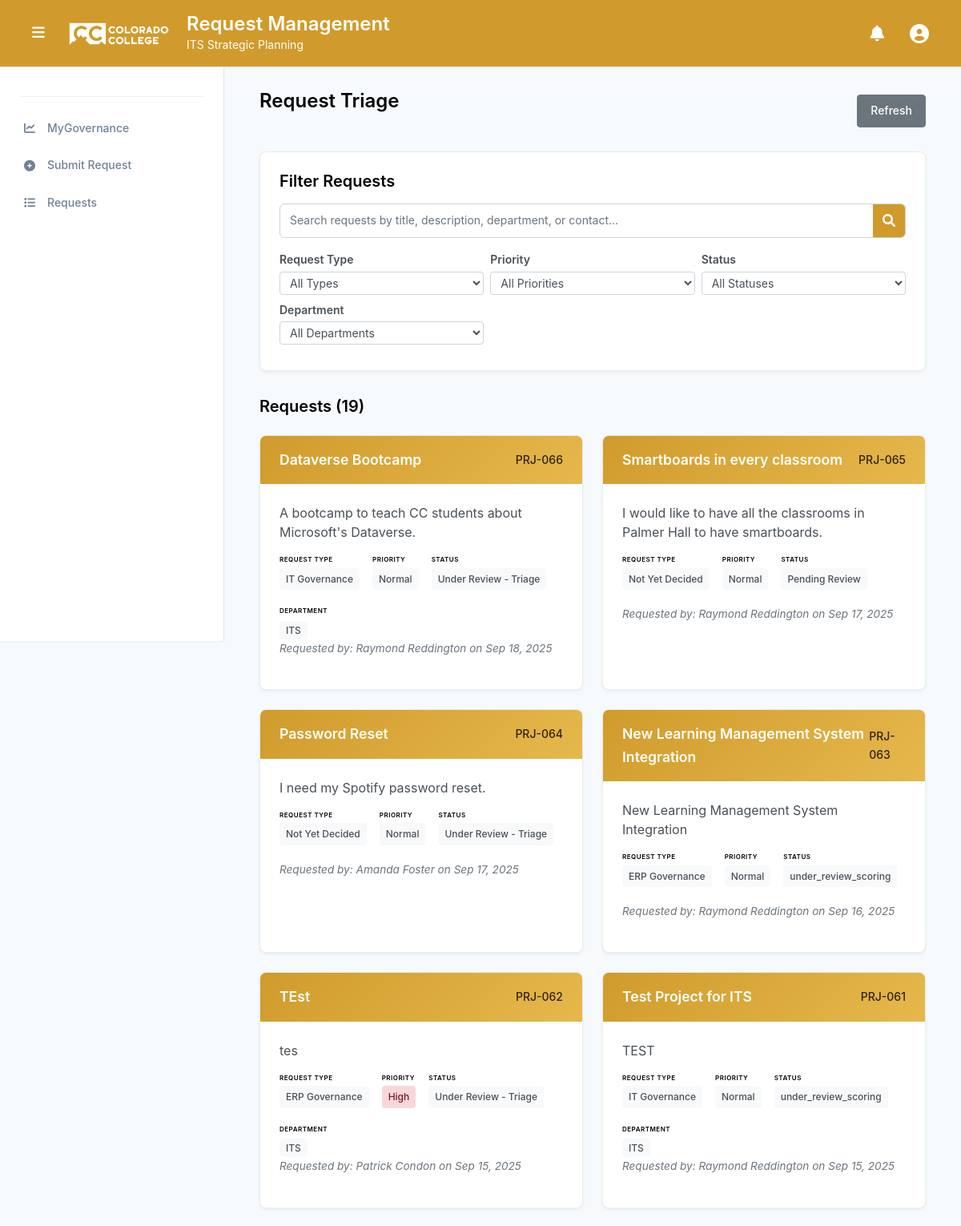
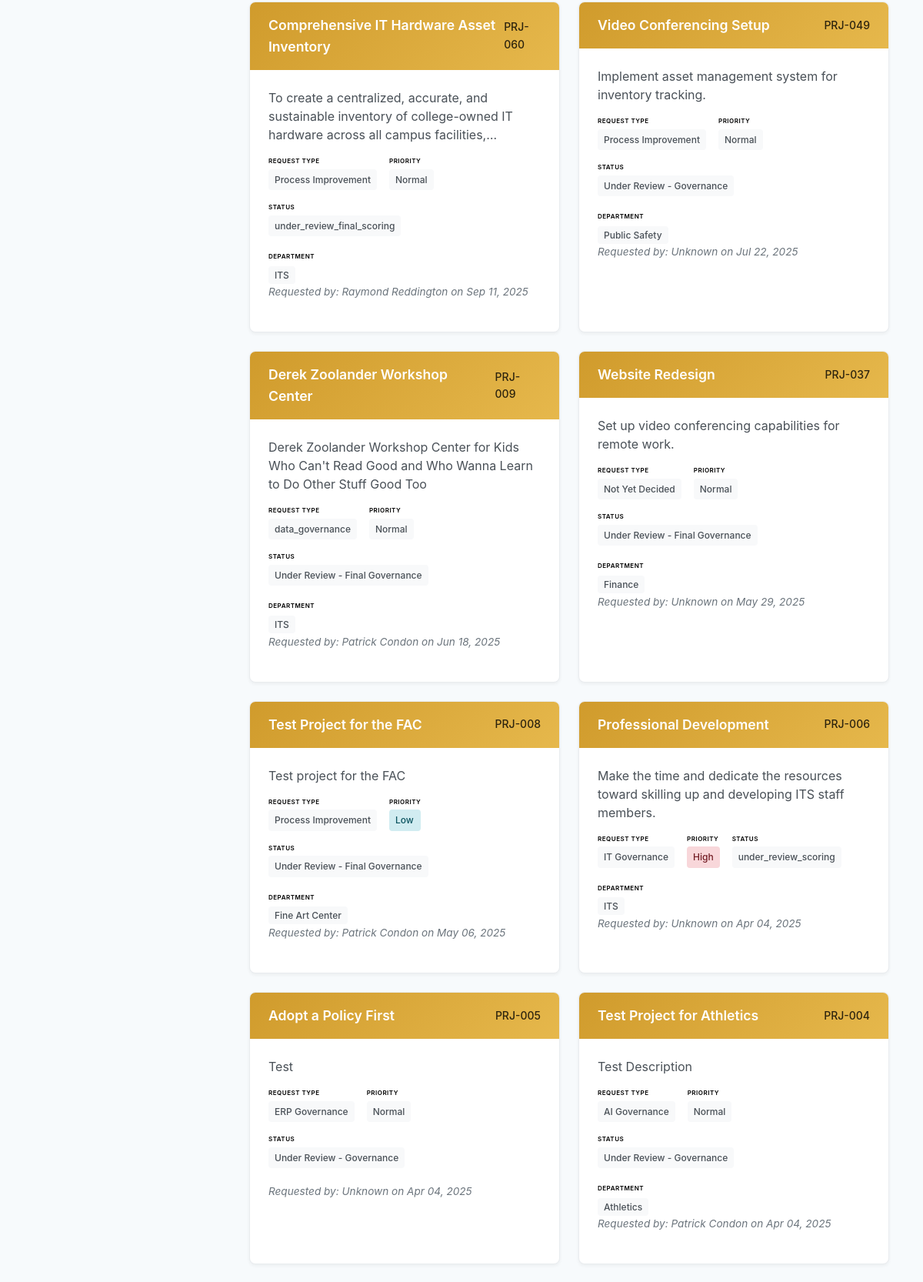
The app's page /triage/ (signed in, upper part) with its own data (2 pictures, top to bottom).
### projects/models.py (models this page shows, shortened)
class Project(models.Model):
    STATUS_CHOICES = [
        ('pending', 'Pending Review'),
        ('approved', 'Approved'),
        ('rejected', 'Rejected'),
        ('under_review_triage', 'Under Review - Triage'),
        ('under_review_governance', 'Under Review - Governance'),
        ('under_review_final_governance', 'Under Review - Final Governance'),
        ('completed', 'Completed'),
        ('archived', 'Archived'),
        ('on_hold', 'On Hold'),
        ('cancelled', 'Cancelled'),
    ]
    STAGE_CHOICES = [
        ('Pending_Review', 'Pending Review'),
        ('Under_Review_Triage', 'Under Review - Triage'),
        ('Under_Review_governance', 'Under Review - Governance'),
        ('Under_Review_Final_governance', 'Under Review - Final Governance'),
        ('Governance_Closure', 'Governance Closed'),
        ('Deleted', 'Deleted'),
    ]
    PRIORITY_CHOICES = [
        ('Low', 'Low'),
        ('Normal', 'Normal'),
        ('High', 'High'),
        ('Top', 'Top'),
    ]
    FINAL_PRIORITY_CHOICES = [
        (1, 'Low'),
        (2, 'Medium'),
        (3, 'High'),
    ]
    PROJECT_TYPE_CHOICES = [
        ('not_yet_decided', 'Not Yet Decided'),
        ('process_improvement', 'Process Improvement'),
        ('it_governance', 'IT Governance'),
        ('erp_governance', 'ERP Governance'),
        ('ai_governance', 'AI Governance'),
    ]
    title = models.CharField(max_length=200)
    description = models.TextField()
    project_type = models.CharField(
        max_length=20,
        choices=PROJECT_TYPE_CHOICES,
        default='not_yet_decided',
        verbose_name="Request Type",
        help_text="Type of request submission"
    )
    submitted_by = models.ForeignKey(User, on_delete=models.CASCADE, null=True, blank=True)
    submission_date = models.DateTimeField(default=timezone.now)
    status = models.CharField(max_length=30, choices=STATUS_CHOICES, default='pending')
    stage = models.CharField(max_length=30, choices=STAGE_CHOICES, default='Pending_Review', help_text="Current stage of the project")
    budget = models.DecimalField(max_digits=10, decimal_places=2, null=True, blank=True)
    start_date = models.DateField(null=True, blank=True)
    end_date = models.DateField(null=True, blank=True)
    department = models.CharField(max_length=100, null=True, blank=True)
    contact_person = models.CharField(max_length=100, null=True, blank=True)
    contact_email = models.EmailField(null=True, blank=True)
    contact_phone = models.CharField(max_length=20, null=True, blank=True)
    triage_notes = models.TextField(blank=True, null=True)
    priority = models.CharField(max_length=10, choices=PRIORITY_CHOICES, default='Normal')
    scoring_notes = models.TextField(blank=True, null=True, help_text="Notes related to project scoring or evaluation")
    final_priority = models.IntegerField(null=True, blank=True, help_text="Project ranking (lower number = higher priority)")
    final_score = models.FloatField(null=True, blank=True, help_text="Final score")
    strategic_alignment = models.IntegerField(null=True, blank=True, help_text="Strategic alignment score (1-5)")
    cost_benefit = models.IntegerField(null=True, blank=True, help_text="Cost benefit score (1-5)")
    user_impact = models.IntegerField(null=True, blank=True, help_text="User impact and adoption score (1-5)")
    ease_of_implementation = models.IntegerField(null=True, blank=True, help_text="Ease of implementation score (1-5)")
    vendor_reputation_support = models.IntegerField(null=True, blank=True, help_text="Vendor reputation and support score (1-5)")
    security_compliance = models.IntegerField(null=True, blank=True, help_text="Security and compliance score (1-5)")
    student_centered = models.IntegerField(null=True, blank=True, help_text="Student-centered score (1-5)")
    @property
    def formatted_id(self):
        return f"PRJ-{self.id:03d}"
    class Meta:
        ordering = ['-submission_date']
        db_table = 'project_requests'

### projects/views.py (the view, shortened to what this page needs)
# urls.py: path('triage/', views.project_triage, name='project_triage'),
@login_required
@user_passes_test(lambda u: is_triage_user(u) or is_triage_lead_user(u))
def project_triage(request):
    search_query = request.GET.get('search', '')
    type_filter = request.GET.get('type', '')
    priority_filter = request.GET.get('priority', '')
    status_filter = request.GET.get('status', '')
    stage_filter = request.GET.get('stage', '')
    department_filter = request.GET.get('department', '')
    projects = Project.objects.all().exclude(
        stage='Governance_Closure'
    ).select_related('submitted_by').order_by('-submission_date')
    if type_filter:
        projects = projects.filter(project_type=type_filter)
    if priority_filter:
        projects = projects.filter(priority=priority_filter)
    if status_filter:
        projects = projects.filter(status=status_filter)
    if stage_filter:
        projects = projects.filter(stage=stage_filter)
    if department_filter:
        projects = projects.filter(department=department_filter)
    filtered_projects = projects
    available_types = filtered_projects.values_list('project_type', flat=True).distinct()
    project_types = [(t[0], t[1]) for t in Project.PROJECT_TYPE_CHOICES if t[0] in available_types]
    available_priorities = filtered_projects.values_list('priority', flat=True).distinct()
    priorities = [p for p in ['Top', 'High', 'Normal', 'Low'] if p in available_priorities]
    available_statuses = filtered_projects.values_list('status', flat=True).distinct()
    status_choices = [(s[0], s[1]) for s in Project.STATUS_CHOICES if s[0] in available_statuses]
    available_stages = filtered_projects.values_list('stage', flat=True).distinct()
    stage_choices = [(s[0], s[1]) for s in Project.STAGE_CHOICES if s[0] in available_stages]
    departments = filtered_projects.exclude(department='').values_list('department', flat=True).distinct().order_by('department')
    context = {
        'projects': projects,
        'search_query': search_query,
        'type_filter': type_filter,
        'priority_filter': priority_filter,
        'status_filter': status_filter,
        'stage_filter': stage_filter,
        'department_filter': department_filter,
        'project_types': project_types,
        'priorities': priorities,
        'status_choices': status_choices,
        'stage_choices': stage_choices,
        'departments': departments,
    }
    return render(request, 'projects/triage.html', context)

### projects/views.py (called while the page is built)
def is_triage_user(user):
    return user.is_staff or user.groups.filter(name='Triage Group').exists()

### projects/templates/projects/triage.html (shortened to what this page needs)
{% extends 'base_cc.html' %}
{% load static %}
{% block content %}
<div class="container">
    <div class="d-flex justify-content-between align-items-center mb-4">
        <div class="cc-triage-header">
            <h3>Request Triage</h3>
        </div>
        <div class="d-flex gap-2">
            <button id="refreshButton" class="cc-btn-secondary" onclick="refreshProjects()">
                Refresh
            </button>
        </div>
    </div>
    <div class="cc-filters-section">
        <div class="cc-filters-header">
            <h3>Filter Requests</h3>
        </div>
        <div class="cc-search-section mb-3">
            <form method="get" class="cc-search-form">
                <div class="cc-search-container">
                    <input type="text"
                           name="search"
                           class="cc-search-input"
                           placeholder="Search requests by title, description, department, or contact..."
                           value="{{ search_query|default:'' }}">
                    <button type="submit" class="cc-search-btn">
                        <i class="fas fa-search"></i>
                    </button>
                </div>
            </form>
        </div>
        <form method="get" class="cc-filters-form">
            <div class="cc-filters-grid">
                <div class="cc-filter-group">
                    <label class="cc-filter-label">Request Type</label>
                    <select name="type" class="cc-filter-select" onchange="this.form.submit()">
                        <option value="">All Types</option>
                    </select>
                </div>
                <div class="cc-filter-group">
                    <label class="cc-filter-label">Priority</label>
                    <select name="priority" class="cc-filter-select" onchange="this.form.submit()">
                        <option value="">All Priorities</option>
                    </select>
                </div>
                <div class="cc-filter-group">
                    <label class="cc-filter-label">Status</label>
                    <select name="status" class="cc-filter-select" onchange="this.form.submit()">
                        <option value="">All Statuses</option>
                    </select>
                </div>
                <div class="cc-filter-group">
                    <label class="cc-filter-label">Department</label>
                    <select name="department" class="cc-filter-select" onchange="this.form.submit()">
                        <option value="">All Departments</option>
                    </select>
                </div>
            </div>
        </form>
    </div>
    <div class="cc-projects-section">
        <div class="cc-projects-header">
            <h3>Requests ({{ projects|length }})</h3>
        </div>
        {% if projects %}
        <div class="cc-projects-grid">
            {% for project in projects %}
            <div class="cc-project-card" data-project-id="{{ project.id }}" style="cursor: pointer;">
                <div class="cc-project-header">
                    <div class="cc-project-title">{{ project.title }}</div>
                    <div class="cc-project-id">{{ project.formatted_id }}</div>
                </div>
                <div class="cc-project-body">
                    <div class="cc-project-description">
                        {{ project.description|truncatechars:120 }}
                    </div>
                    <div class="cc-project-meta">
                        <div class="cc-meta-section">
                            <div class="cc-meta-title">Request Type</div>
                            <span class="cc-meta-item">{{ project.get_project_type_display }}</span>
                        </div>
                        <div class="cc-meta-section">
                            <div class="cc-meta-title">Priority</div>
                            <span class="cc-meta-item cc-priority-{{ project.priority|lower }}">{{ project.priority }}</span>
                        </div>
                        <div class="cc-meta-section">
                            <div class="cc-meta-title">Status</div>
                            <span class="cc-meta-item">{{ project.get_status_display }}</span>
                        </div>
                    </div>
                    {% if project.department %}
                    <div class="cc-department-section">
                        <div class="cc-department-title">Department</div>
                        <span class="cc-meta-item">{{ project.department }}</span>
                    </div>
                    {% endif %}
                    <div class="cc-project-meta-requested">
                        Requested by:
                        {% if project.submitted_by %}
                            {{ project.submitted_by.get_full_name|default:project.submitted_by.username }}
                        {% else %}
                            Unknown
                        {% endif %}
                        on {{ project.submission_date|date:'M d, Y' }}
                    </div>
                </div>
            </div>
            {% endfor %}
        </div>
        {% else %}
        <div class="cc-empty-state">
            <h4>No requests found</h4>
            <p>Try adjusting your search criteria or filters.</p>
        </div>
        {% endif %}
    </div>
</div>
{% endblock %}

### templates/base_cc.html (style rules this page uses)
:root { --primary-color: #1a365d; --secondary-color: #2d3748; --accent-color: #3182ce; --success-color: #38a169; --warning-color: #d69e2e; --danger-color: #e53e3e; --light-gray: #f7fafc; --border-color: #e2e8f0; --text-primary: #2d3748; --text-secondary: #718096; --shadow-sm: 0 1px 2px 0 rgba(0, 0, 0, 0.05); --shadow-md: 0 4px 6px -1px rgba(0, 0, 0, 0.1); --shadow-lg: 0 10px 15px -3px rgba(0, 0, 0, 0.1); --radius: 8px; --sidebar-width: 280px; }
* { box-sizing: border-box; }
body { font-family: 'Inter', -apple-system, BlinkMacSystemFont, 'Segoe UI', Roboto, sans-serif; line-height: 1.6; color: var(--text-primary); background-color: var(--light-gray); margin: 0; padding: 0; }
.mb-3 { margin-bottom: 1rem; }
.mb-4 { margin-bottom: 1.5rem; }
.d-flex { display: flex; }
.gap-2 { gap: 0.5rem; }

### projects/templates/projects/triage.html (style rules this page uses)
.cc-triage-header h3 { color: #000000; font-size: 1.5rem; font-weight: 600; margin-bottom: 24px; }
.cc-filters-section { background: white; border: 1px solid #e9ecef; border-radius: 8px; padding: 1.5rem; margin-bottom: 2rem; box-shadow: 0 2px 4px rgba(0, 0, 0, 0.05); }
.cc-filters-header { margin-bottom: 1rem; }
.cc-filters-header h3 { color: #000000; font-size: 1.25rem; font-weight: 600; margin-bottom: 0; }
.cc-filters-form { margin-bottom: 0; }
.cc-filters-grid { display: grid; grid-template-columns: repeat(auto-fit, minmax(200px, 1fr)); gap: 8px; margin-bottom: 8px; }
.cc-filter-group { display: flex; flex-direction: column; }
.cc-filter-label { font-size: 0.875rem; font-weight: 600; color: #495057; margin-bottom: 3px; }
.cc-filter-select { padding: 4px 8px; border: 1px solid #ced4da; border-radius: 4px; font-size: 0.875rem; background: white; color: #495057; transition: border-color 0.15s ease-in-out; }
.cc-search-section { margin-bottom: 1rem; }
.cc-search-container { display: flex; align-items: center; background: white; border: 1px solid #ced4da; border-radius: 6px; overflow: hidden; transition: border-color 0.15s ease-in-out; }
.cc-search-input { flex: 1; border: none; padding: 8px 12px; font-size: 0.875rem; color: #495057; background: transparent; }
.cc-search-input::placeholder { color: #6c757d; }
.cc-search-btn { background: #D09B2C; color: white; border: none; padding: 8px 12px; cursor: pointer; transition: background-color 0.15s ease-in-out; }
.cc-projects-section { margin-bottom: 2rem; }
.cc-projects-header { margin-bottom: 1.5rem; }
.cc-projects-header h3 { color: #000000; font-size: 1.25rem; font-weight: 600; margin-bottom: 0; }
.cc-projects-grid { display: grid; grid-template-columns: repeat(auto-fill, minmax(350px, 1fr)); gap: 1.5rem; }
.cc-project-card { background: white; border: 1px solid #e9ecef; border-radius: 8px; overflow: hidden; transition: all 0.2s ease-in-out; box-shadow: 0 2px 4px rgba(0, 0, 0, 0.05); cursor: pointer; }
.cc-project-header { background: linear-gradient(135deg, #D09B2C 0%, #E6B84C 100%); color: black; padding: 1rem 1.5rem; display: flex; justify-content: space-between; align-items: center; }
.cc-project-title { font-weight: 600; font-size: 1.1rem; margin: 0; color: white; }
.cc-project-id { font-size: 0.875rem; font-weight: 500; opacity: 0.8; color: black; }
.cc-project-body { padding: 1.5rem; }
.cc-project-description { color: #495057; margin-bottom: 1rem; line-height: 1.5; }
.cc-project-meta { display: flex; flex-wrap: wrap; gap: 16px; margin-bottom: 20px; }
.cc-meta-section { display: flex; flex-direction: column; gap: 4px; }
.cc-meta-title { font-size: 8px; font-weight: 600; color: #000000; text-transform: uppercase; letter-spacing: 0.5px; }
.cc-meta-item { background: #f8f9fa; color: #495057; padding: 0.25rem 0.5rem; border-radius: 4px; font-size: 0.75rem; font-weight: 500; }
.cc-priority-high { background: #f8d7da; color: #721c24; }
.cc-priority-low { background: #d1ecf1; color: #0c5460; }
.cc-department-section { margin-top: 12px; }
.cc-department-title { font-size: 8px; font-weight: 600; color: #000000; text-transform: uppercase; letter-spacing: 0.5px; margin-bottom: 4px; }
.cc-project-meta-requested { font-size: 0.85em; color: #6c757d; margin-bottom: 1rem; font-style: italic; }
.cc-btn-secondary { background: #6c757d; border: 1px solid #6c757d; color: white; padding: 0.5rem 1rem; border-radius: 4px; text-decoration: none; font-size: 0.875rem; font-weight: 500; transition: all 0.15s ease-in-out; }

### records on screen
Project: title "Dataverse Bootcamp", formatted_id "PRJ-066", description "A bootcamp to teach CC students about Microsoft's Dataverse.", project_type "IT Governance", priority "Normal", status "Under Review - Triage", department "ITS", submitted_by.get_full_name "Raymond Reddington", submission_date "Sep 18, 2025"
Project: title "Smartboards in every classroom", formatted_id "PRJ-065", description "I would like to have all the classrooms in Palmer Hall to have smartboards.", project_type "Not Yet Decided", priority "Normal", status "Pending Review", submitted_by.get_full_name "Raymond Reddington", submission_date "Sep 17, 2025"
Project: title "Password Reset", formatted_id "PRJ-064", description "I need my Spotify password reset.", project_type "Not Yet Decided", priority "Normal", status "Under Review - Triage", submitted_by.get_full_name "Amanda Foster", submission_date "Sep 17, 2025"
Project: title "New Learning Management System Integration", formatted_id "PRJ-063", description "New Learning Management System Integration", project_type "ERP Governance", priority "Normal", status "under_review_scoring", submitted_by.get_full_name "Raymond Reddington", submission_date "Sep 16, 2025"
Project: title "TEst", formatted_id "PRJ-062", description "tes", project_type "ERP Governance", priority "High", status "Under Review - Triage", department "ITS", submitted_by.get_full_name "Patrick Condon", submission_date "Sep 15, 2025"
Project: title "Test Project for ITS", formatted_id "PRJ-061", description "TEST", project_type "IT Governance", priority "Normal", status "under_review_scoring", department "ITS", submitted_by.get_full_name "Raymond Reddington", submission_date "Sep 15, 2025"
Project: title "Comprehensive IT Hardware Asset Inventory", formatted_id "PRJ-060", description "To create a centralized, accurate, and sustainable inventory of college-owned IT hardware across all campus facilities,…", project_type "Process Improvement", priority "Normal", status "under_review_final_scoring", department "ITS", submitted_by.get_full_name "Raymond Reddington", submission_date "Sep 11, 2025"
Project: title "Video Conferencing Setup", formatted_id "PRJ-049", description "Implement asset management system for inventory tracking.", project_type "Process Improvement", priority "Normal", status "Under Review - Governance", department "Public Safety", shows "Unknown", submission_date "Jul 22, 2025"
Project: title "Derek Zoolander Workshop Center", formatted_id "PRJ-009", description "Derek Zoolander Workshop Center for Kids Who Can't Read Good and Who Wanna Learn to Do Other Stuff Good Too", project_type "data_governance", priority "Normal", status "Under Review - Final Governance", department "ITS", submitted_by.get_full_name "Patrick Condon", submission_date "Jun 18, 2025"
Project: title "Website Redesign", formatted_id "PRJ-037", description "Set up video conferencing capabilities for remote work.", project_type "Not Yet Decided", priority "Normal", status "Under Review - Final Governance", department "Finance", shows "Unknown", submission_date "May 29, 2025"
Project: title "Test Project for the FAC", formatted_id "PRJ-008", description "Test project for the FAC", project_type "Process Improvement", priority "Low", status "Under Review - Final Governance", department "Fine Art Center", submitted_by.get_full_name "Patrick Condon", submission_date "May 06, 2025"
Project: title "Professional Development", formatted_id "PRJ-006", description "Make the time and dedicate the resources toward skilling up and developing ITS staff members.", project_type "IT Governance", priority "High", status "under_review_scoring", department "ITS", shows "Unknown", submission_date "Apr 04, 2025"
Project: title "Adopt a Policy First", formatted_id "PRJ-005", description "Test", project_type "ERP Governance", priority "Normal", status "Under Review - Governance", shows "Unknown", submission_date "Apr 04, 2025"
Project: title "Test Project for Athletics", formatted_id "PRJ-004", description "Test Description", project_type "AI Governance", priority "Normal", status "Under Review - Governance", department "Athletics", submitted_by.get_full_name "Patrick Condon", submission_date "Apr 04, 2025"

### other values on screen
{{ projects|length }} "19"
